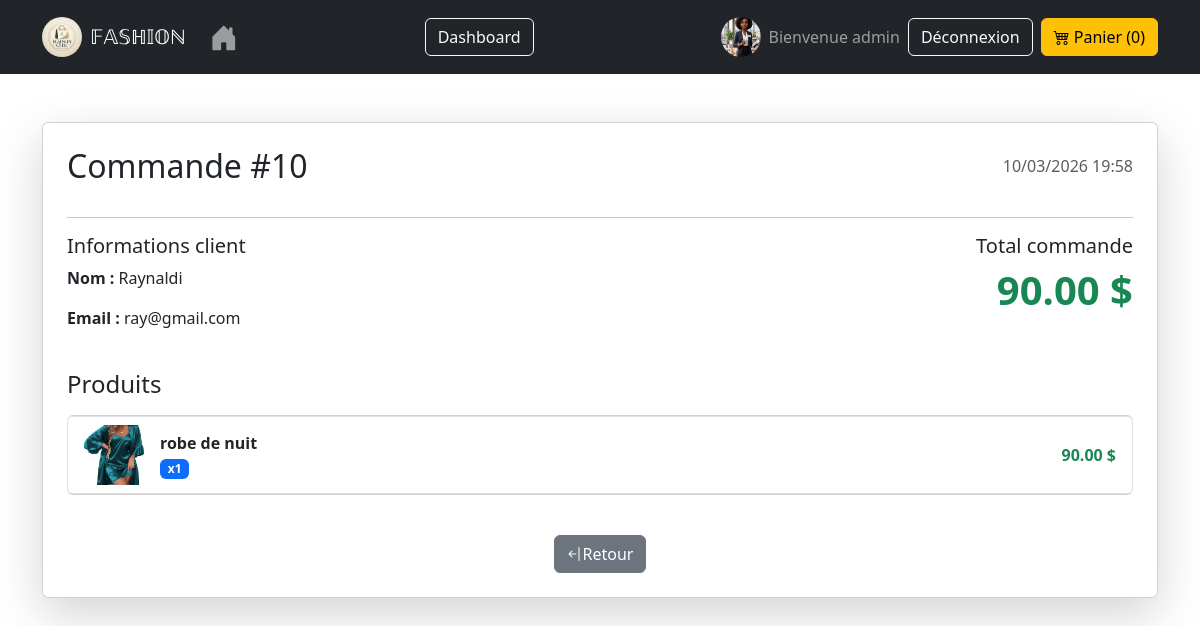
/order/10/ (signed in), run on the app's committed database.
### trade/models.py (models this page shows, shortened)
class Profile(models.Model):
    user = models.OneToOneField(User, on_delete=models.CASCADE)
    image = models.ImageField(
        upload_to='profil/',
        default='profil/default.webp'
    )

class Order(models.Model):
    full_name = models.CharField(max_length=200)
    email = models.EmailField(blank=True, null=True)  # <-- ajouté
    address = models.TextField()
    city = models.CharField(max_length=100)
    phone = models.CharField(max_length=20)
    total_amount = models.DecimalField(max_digits=10, decimal_places=2)
    created_at = models.DateTimeField(auto_now_add=True)

class OrderItem(models.Model):
    order = models.ForeignKey('Order', on_delete=models.CASCADE, related_name='items')
    product = models.ForeignKey('Product', on_delete=models.CASCADE)
    quantity = models.PositiveIntegerField(default=1)
    def total_price(self):
        return self.product.price * self.quantity

class Product(models.Model):
    category = models.ForeignKey(Category, on_delete=models.CASCADE)
    name = models.CharField(max_length=200)
    description = models.TextField()
    price = models.DecimalField(max_digits=8, decimal_places=2)
    stock = models.PositiveIntegerField(default=0)
    image = models.ImageField(upload_to='products/')

### trade/views.py (the view)
# urls.py: path('order/<int:order_id>/', views.order_detail, name='order_detail'),
@staff_member_required
def order_detail(request, order_id):
    order = get_object_or_404(Order, id=order_id)
    return render(request, 'trade/order_detail.html', {'order': order})

### trade/templates/trade/order_detail.html
{% extends 'trade/base.html' %}
{% block content %}
<div class="container mt-5">
    <div class="card shadow-lg p-4">
        <div class="d-flex flex-column flex-md-row justify-content-between align-items-start align-items-md-center mb-3">
            <h2 class="mb-2 mb-md-0"> Commande #{{ order.id }}</h2>
            <span class="text-muted">{{ order.created_at|date:"d/m/Y H:i" }}</span>
        </div>
        <hr>
        <div class="row mb-4">
            <div class="col-md-6">
                <h5>Informations client</h5>
                <p><strong>Nom :</strong> {{ order.full_name }}</p>
                <p><strong>Email :</strong>
                    {% if order.email %}
                        {{ order.email }}
                    {% elif order.user %}
                        {{ order.user.email }}
                    {% else %}
                        Non renseigné
                    {% endif %}
                </p>
            </div>
            <div class="col-md-6 text-md-end">
                <h5>Total commande</h5>
                <p class="display-6 fw-bold text-success">{{ order.total_amount }} $</p>
            </div>
        </div>
        <h4 class="mb-3">Produits</h4>
        <ul class="list-group mb-4">
            {% for item in order.items.all %}
            <li class="list-group-item d-flex flex-column flex-md-row justify-content-between align-items-center">
                <div class="d-flex align-items-center mb-2 mb-md-0">
                    {% if item.product.image %}
                        <img src="{{ item.product.image.url }}" alt="{{ item.product.name }}" class="rounded me-3" style="width:60px; height:60px; object-fit:cover;">
                    {% else %}
                        <div class="bg-secondary rounded me-3 d-flex justify-content-center align-items-center" style="width:60px; height:60px;">
                            <span class="text-white">N/A</span>
                        </div>
                    {% endif %}
                    <div>
                        <strong>{{ item.product.name }}</strong><br>
                        <span class="badge bg-primary">x{{ item.quantity }}</span>
                    </div>
                </div>
                <div>
                    <span class="fw-bold text-success">{{ item.total_price }} $</span>
                </div>
            </li>
            {% empty %}
            <li class="list-group-item">Aucun produit dans cette commande.</li>
            {% endfor %}
        </ul>
        <div class="text-center mt-3">
            <a href="{% url 'dashboard' %}" class="btn btn-secondary">
                <i class="bi bi-arrow-bar-left"></i>Retour
            </a>
        </div>
    </div>
</div>
{% endblock %}

### trade/templates/trade/navbar.html (shortened to what this page needs)
{% load static %}
<!DOCTYPE html>
<html>
<head>
    <link href="https://cdn.jsdelivr.net/npm/bootstrap@5.3.0/dist/css/bootstrap.min.css" rel="stylesheet">
    <link rel="stylesheet" href="https://cdn.jsdelivr.net/npm/bootstrap-icons@1.10.5/font/bootstrap-icons.css">
</head>
<body>
<nav class="navbar navbar-expand-lg navbar-dark bg-dark">
  <div class="container">
<a class="navbar-brand d-flex align-items-center" href="{% url 'home' %}">
    <img src="{% static 'image/logo.png' %}"
         alt="FASHION Logo"
         class="rounded-circle"
         style="width:40px; height:40px; object-fit:cover; margin-right:8px;">
    <span>𝔽𝔸𝕊ℍ𝕀𝕆ℕ</span>
</a>
    <ul class="navbar-nav me-auto">
        <li class="nav-item">
            <a class="nav-link" href="/"><i class="bi bi-house-door-fill fs-3"></i></a>
        </li>
    </ul>
    <ul class="navbar-nav me-auto">
        <li class="nav-item">
        {% if user.is_staff %}
            <a href="{% url 'main_dashboard' %}" class="btn btn-outline-light me-2">Dashboard</a>
        {% endif %}
        </li>
    </ul>
    <div class="d-flex align-items-center">
        {% if user.is_authenticated %}
        <img src="{{ user.profile.image.url }}"
             class="rounded-circle me-2"
             style="width:40px; height:40px; object-fit:cover; cursor:pointer;"
             data-bs-toggle="modal"
             data-bs-target="#photoModal">
        <span class="navbar-text me-2">Bienvenue {{ user.username }}</span>
        <a href="{% url 'logout' %}" class="btn btn-outline-light me-2">Déconnexion</a>
        {% else %}
            <a href="{% url 'login' %}" class="btn btn-outline-light me-2">Connexion</a>
            <a href="{% url 'signup' %}" class="btn btn-light">Inscription</a>
        {% endif %}
        <a href="{% url 'cart_detail' %}" class="btn btn-warning">
            <i class="bi bi-cart4"></i> Panier ({{ request.session.cart|length|default:0 }})
        </a>
    </div>
  </div>
</nav>
</body>
</html>

### data on the page
Order: id "10", created_at "10/03/2026 19:58", full_name "Raynaldi", email "ray@gmail.com", total_amount "90.00"
OrderItem: product.image (picture), product.name "robe de nuit", quantity "1", total_price "90.00"

### other printed values
{{ user.username }} "admin"
{{ request.session.cart|length|default:0 }} "0"
